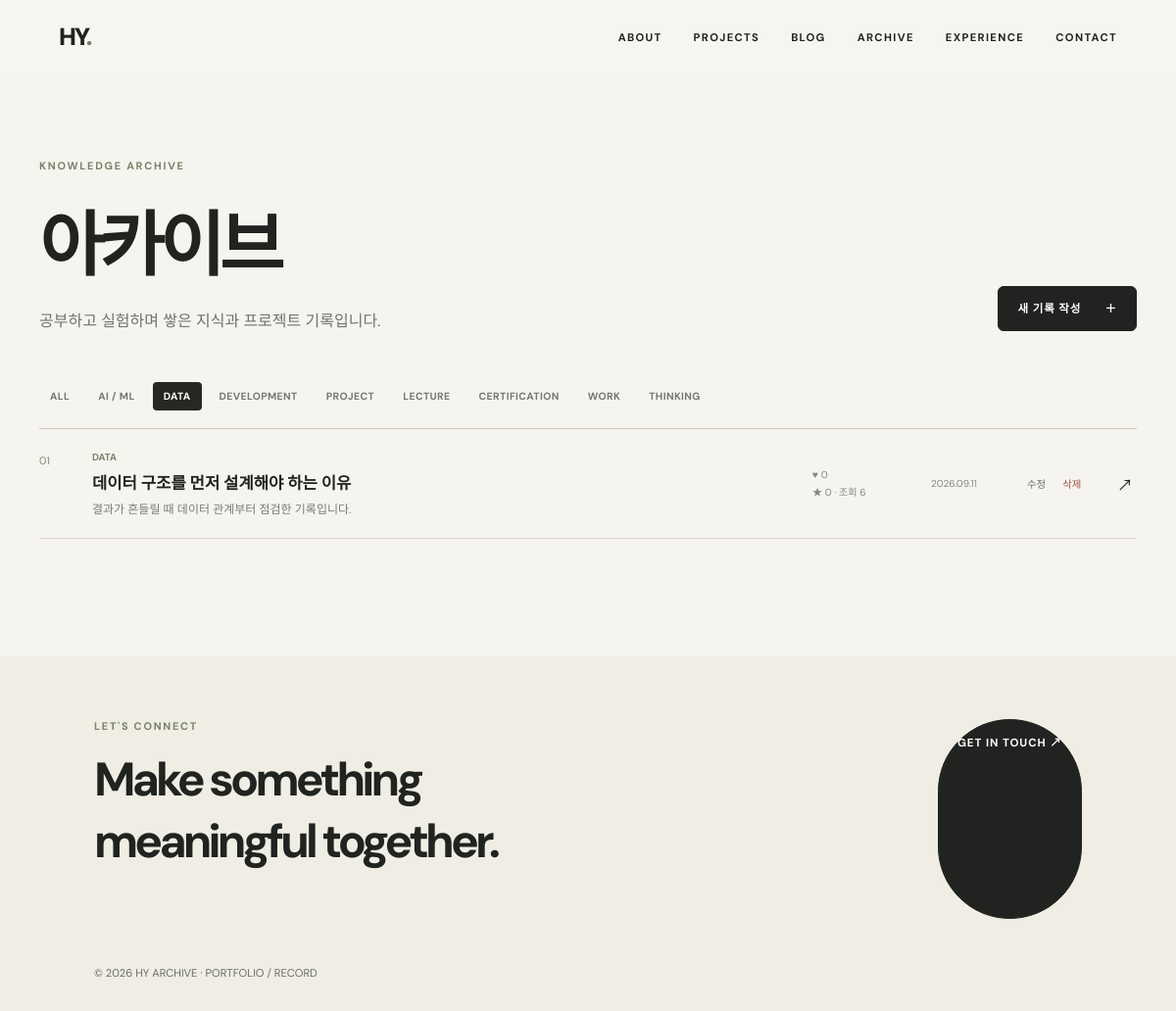
/archive?category=DATA, run on the app's committed database.
### models.py (models this page shows)
class TimestampMixin:
    created_at = db.Column(db.DateTime, default=datetime.utcnow)
    updated_at = db.Column(db.DateTime, default=datetime.utcnow, onupdate=datetime.utcnow)

class Archive(TimestampMixin, db.Model):
    id = db.Column(db.Integer, primary_key=True)
    title = db.Column(db.String(200), nullable=False)
    category = db.Column(db.String(80), nullable=False)
    summary = db.Column(db.Text)
    content = db.Column(db.Text)
    content_type = db.Column(db.String(40), default="archive", nullable=False)
    tags = db.Column(db.String(400))
    thumbnail = db.Column(db.String(400))
    source_type = db.Column(db.String(80))
    source_url = db.Column(db.String(400))
    is_featured = db.Column(db.Boolean, default=False, nullable=False)
    is_pinned = db.Column(db.Boolean, default=False, nullable=False)
    view_count = db.Column(db.Integer, default=0, nullable=False)
    like_count = db.Column(db.Integer, default=0, nullable=False)
    recommendation_count = db.Column(db.Integer, default=0, nullable=False)
    comments = db.relationship("RecordComment", backref="record", cascade="all, delete-orphan", lazy=True)

### app.py (the view)
@app.route("/archive")
def archive():
    category = request.args.get("category", "ALL")
    query = Archive.query.filter_by(content_type="archive").order_by(Archive.created_at.desc())
    if category != "ALL": query = query.filter_by(category=category)
    return render_template("archive/list.html", archives=query.all(), category=category)

### app.py (called while the page is built)
@app.context_processor
def globals_for_templates():
    return {"profile": Profile.query.first(), "project_count": Project.query.count(), "archive_count": Archive.query.filter_by(content_type="archive").count(), "skill_count": Skill.query.count(), "blog_categories": BLOG_CATEGORIES, "archive_categories": ARCHIVE_CATEGORIES}

@app.before_request
def protect_admin():
    if request.path.startswith("/admin") and request.endpoint != "admin_login" and not session.get("admin"): return redirect(url_for("admin_login"))

### templates/archive/list.html (shortened to what this page needs)
{% extends 'base.html' %}
{% block body_class %}records-page record-list-page{% endblock %}
{% block head %}<link rel="stylesheet" href="{{ url_for('static', filename='css/records.css') }}">{% endblock %}
{% block content %}
<main class="records-index">
  <header class="records-header">
    <div><p class="eyebrow">KNOWLEDGE ARCHIVE</p><h1>아카이브</h1><p>공부하고 실험하며 쌓은 지식과 프로젝트 기록입니다.</p></div>
    <a class="button dark" href="{{ url_for('new_record', type='archive') }}">새 기록 작성 <span>＋</span></a>
  </header>
  <nav class="record-filters" aria-label="아카이브 필터">
    <a class="{% if category == 'ALL' %}active{% endif %}" href="{{ url_for('archive') }}">ALL</a>
    {% for cat in archive_categories %}<a class="{% if category == cat %}active{% endif %}" href="{{ url_for('archive', category=cat) }}">{{ cat }}</a>{% endfor %}
  </nav>
  <section class="records-table">
    {% for item in archives %}
    <article class="record-row">
      <span class="row-number">{{ '%02d'|format(loop.index) }}</span>
      <span class="row-content"><small>{% if item.is_pinned %}PINNED · {% endif %}{{ item.category }}</small><strong><a href="{{ url_for('archive_detail', archive_id=item.id) }}">{{ item.title }}</a></strong>{% if item.summary %}<span>{{ item.summary }}</span>{% endif %}</span>
      <span class="row-stats">♥ {{ item.like_count }}<br>★ {{ item.recommendation_count }} · 조회 {{ item.view_count }}</span>
      <time>{{ item.created_at.strftime('%Y.%m.%d') }}</time>
      <span class="row-actions"><a href="{{ url_for('edit_record', record_id=item.id) }}">수정</a><form method="post" action="{{ url_for('delete_record', record_id=item.id) }}" onsubmit="return confirm('이 기록을 삭제할까요? 삭제 후에는 복구할 수 없습니다.');"><button type="submit">삭제</button></form></span>
      <a class="row-arrow" href="{{ url_for('archive_detail', archive_id=item.id) }}" aria-label="{{ item.title }} 상세 보기">↗</a>
    </article>
    {% else %}<div class="records-empty"><p>아직 아카이브 기록이 없습니다.</p><a class="button dark" href="{{ url_for('new_record', type='archive') }}">첫 기록 작성</a></div>{% endfor %}
  </section>
</main>
{% endblock %}

### static/css/style.css (style rules this page uses)
:root { --bg:#f7f5ef;--surface:#fff;--soft:#efede4;--text:#20231f;--muted:#696d64;--olive:#778267;--dark:#606c54;--border:#dddccf }
* { box-sizing:border-box }
html { scroll-behavior:smooth }
body { margin:0;background:var(--bg);color:var(--text);font-family:'DM Sans','Noto Sans KR',sans-serif }
a { color:inherit;text-decoration:none }
nav { display:flex;gap:2rem;font-size:.7rem;font-weight:700;letter-spacing:.12em }
.eyebrow { color:var(--olive);font-size:.68rem;font-weight:700;letter-spacing:.16em;margin:0 0 1rem;text-transform:uppercase }
.button { display:inline-flex;padding:.85rem 1.2rem;border:1px solid var(--border);border-radius:999px;font:inherit;font-size:.72rem;font-weight:700;letter-spacing:.08em;background:transparent;cursor:pointer }
.button.dark { background:var(--text);color:#fff;border-color:var(--text) }

### static/css/records.css (style rules this page uses)
.records-page { background:#f6f4ef }
.records-index,.record-detail { width:min(100% - 48px,1120px);margin:0 auto;padding:86px 0 120px }
.records-header { display:flex;align-items:end;justify-content:space-between;gap:30px;margin-bottom:52px }
.records-header h1 { margin:0;font-size:clamp(2.6rem,6vw,4.8rem);letter-spacing:-.07em }
.records-header>div>p:last-child { margin:16px 0 0;color:#70736c }
.records-header>.button { border-radius:6px;gap:24px }
.record-filters { display:flex;gap:7px;overflow-x:auto;padding:0 0 18px;border-bottom:1px solid #cbc8bf;scrollbar-width:thin }
.record-filters a { flex:none;padding:8px 11px;border-radius:4px;color:#74766f;font-size:.65rem;font-weight:700;letter-spacing:.04em }
.record-filters a:hover,.record-filters a.active { background:#262824;color:#fff }
.record-row { display:grid;grid-template-columns:38px minmax(0,1fr) 105px 76px 82px 20px;gap:16px;align-items:center;min-height:112px;border-bottom:1px solid #d9d6ce;transition:background .2s ease,padding .2s ease }
.row-number { align-self:start;padding-top:25px;color:#858b7d;font-size:.68rem }
.row-content { min-width:0;display:flex;flex-direction:column }
.row-content small { margin-bottom:7px;color:#78856e;font-size:.62rem;font-weight:700 }
.row-content strong { font-size:1.04rem;white-space:nowrap;overflow:hidden;text-overflow:ellipsis }
.row-content>span { margin-top:6px;color:#7a7c76;font-size:.75rem;white-space:nowrap;overflow:hidden;text-overflow:ellipsis }
.row-stats,.record-row time { color:#858780;font-size:.63rem;line-height:1.7 }
.row-actions { display:flex;gap:5px;align-items:center }
.row-actions form { margin:0 }
.row-actions a,.row-actions button { padding:6px;border:0;background:transparent;color:#686b64;font:inherit;font-size:.65rem;cursor:pointer }
.row-actions button { color:#9a514a }
.row-arrow { font-size:1rem }

### data on the page
Archive: index "01", category "DATA", title "데이터 구조를 먼저 설계해야 하는 이유", summary "결과가 흔들릴 때 데이터 관계부터 점검한 기록입니다.", like_count "0", recommendation_count "0", view_count "6", created_at "2026.09.11"

### other printed values
{{ cat }} "AI / ML" "DATA" "DEVELOPMENT" "PROJECT" "LECTURE" "CERTIFICATION" "WORK" "THINKING"
